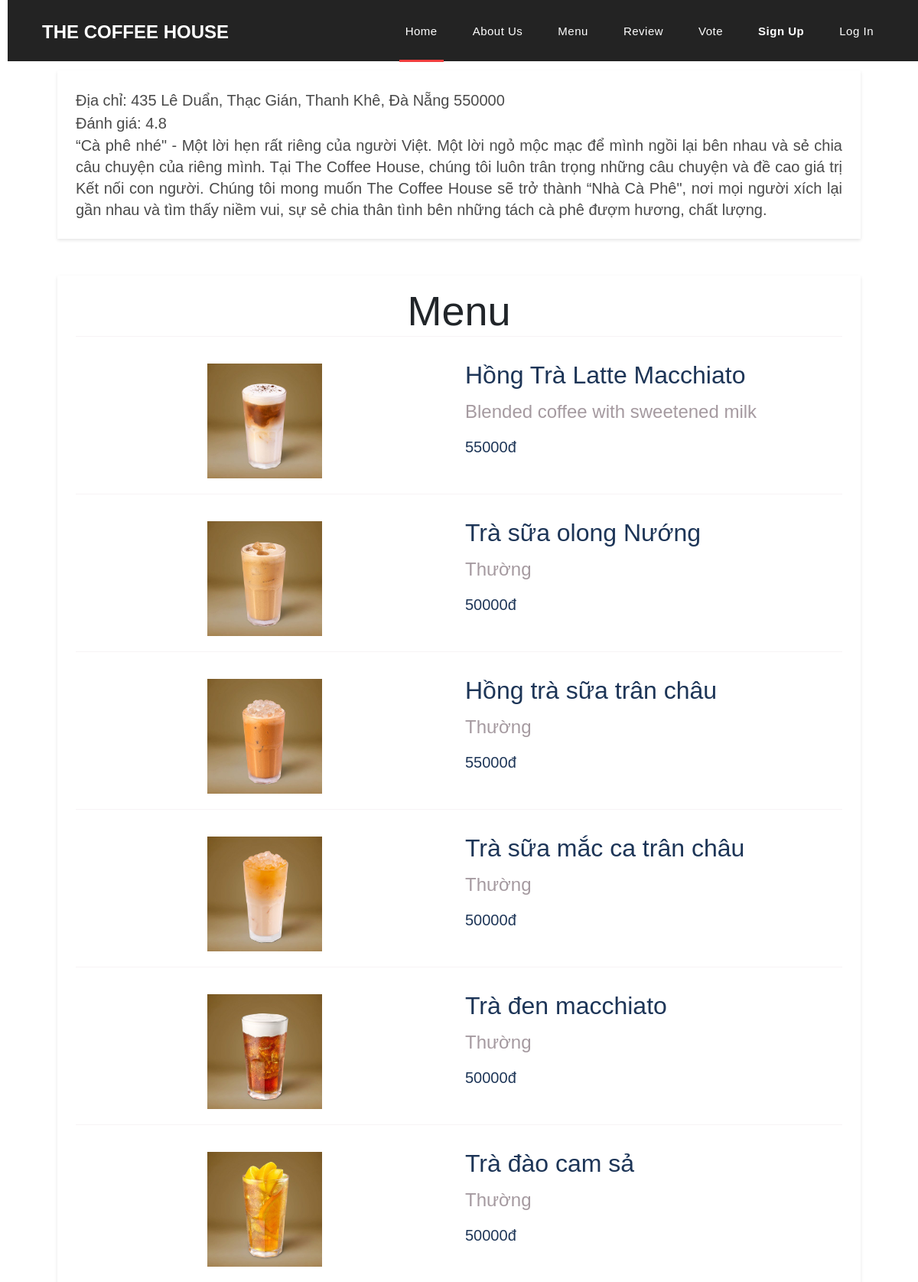
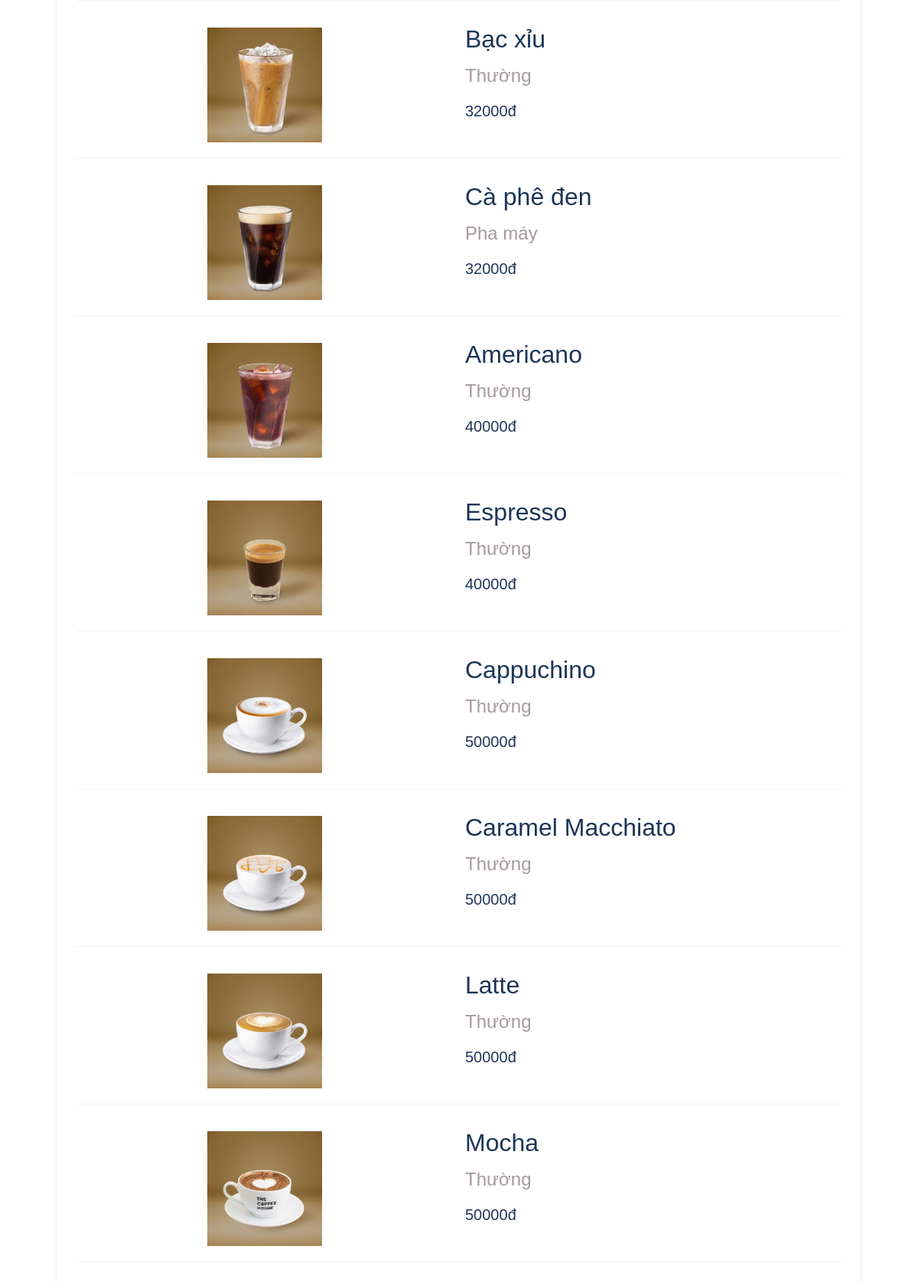
The page /reviews/4/ (upper part) on the database its author committed (2 pictures, top to bottom).
### reviews/models.py (models this page shows)
class CoffeeBar(models.Model):
    name = models.CharField(max_length=255)
    summary = models.TextField(null=True)
    description = models.TextField()
    address = models.TextField(blank=False, null=False)
    image = models.ImageField(upload_to="coffee_bars", null=True)
    avg_vote = models.DecimalField(max_digits=3, decimal_places=1, default=0)
    created_at = models.DateTimeField(auto_now_add=True)

class Menu(models.Model):
    coffee_bar = models.ForeignKey(CoffeeBar, on_delete=models.CASCADE)
    name = models.CharField(null=False, blank=False, max_length=255)
    price = models.DecimalField(max_digits=10, decimal_places=0)
    image = models.ImageField(upload_to='menus', null=True, blank=True)
    description = models.CharField(null=True, max_length=255, blank=True)

### reviews/views.py (the view)
# urls.py: path('<int:coffee_bar_id>/', coffee_bars_detail, name='detail'),
def coffee_bars_detail(request, coffee_bar_id):
    coffee_bar = get_object_or_404(CoffeeBar, pk=coffee_bar_id)
    reviews = Review.objects.filter(coffee_bar__id=coffee_bar_id)
    if request.method == 'POST':
        form = ReviewForm(request.POST)
        if form.is_valid():
            description = form.cleaned_data['description']
            rating = form.cleaned_data['rating']
            r = Review(author=request.user, coffee_bar=coffee_bar, vote=rating, description=description)
            r.save()
            count = 0
            voted = 0
            for review in reviews:
                voted += review.vote
                count += 1
            coffee_bar.avg_vote = round((voted / count), 1)
            coffee_bar.save()
    else:
        form = ReviewForm()
    context = {
        'coffee_bar': coffee_bar,
        'reviews': reviews,
        "auth": request.user,
        "form": form
    }
    return render(request, 'reviews/coffee_bars_detail.html', context)

### reviews/templates/reviews/coffee_bars_detail.html (shortened to what this page needs)
{% load static %}
{% block head %}
    <link rel="stylesheet" type="text/css" href="{% static 'reviews/style.css' %}">
    <link href="{% static 'reviews/vendor/bootstrap/css/bootstrap.min.css' %}" rel="stylesheet">
    <link rel="stylesheet" href="{% static 'reviews/assets/css/fontawesome.css' %}">
    <link rel="stylesheet" href="{% static 'reviews/assets/css/templatemo-sixteen.css' %}">
    <link rel="stylesheet" href="assets/css/owl.css">
    <header class="">
      <nav class="navbar navbar-expand-lg">
        <div class="container">
          <a class="navbar-brand"><h2>{{ coffee_bar.name }}</h2></a>
          <div class="collapse navbar-collapse" id="navbarResponsive">
            <ul class="navbar-nav ml-auto">
              <li class="nav-item active">
                <a class="nav-link" href="{% url 'reviews:home' %}">Home</a>
              </li>
              <li class="nav-item">
                <a class="nav-link" href="#about_id">About Us</a>
              </li>
              <li class="nav-item">
                <a class="nav-link" href="#menu_id">Menu</a>
              </li>
              <li class="nav-item">
                <a class="nav-link" href="#review_id">Review</a>
              </li>
              <li class="nav-item">
                <a class="nav-link" href="#vote_id">Vote</a>
              </li>
              {% if auth.is_authenticated %}
                    <li class="nav-item">
                        <a class="nav-link"><strong>{{ auth.first_name }} {{ auth.last_name }}</strong></a>
                    </li>
                    <li class="nav-item">
                        <a class="nav-link" href="{% url 'reviews:logout' %}">Sign out</a>
                    </li>
                {% else %}
                    <li class="nav-item">
                        <a class="nav-link" href="{% url 'reviews:register' %}"><strong>Sign up</strong></a>
                    </li>
                    <li class="nav-item">
                        <a class="nav-link" href="{% url 'reviews:login' %}">Log in</a>
                    </li>
                {% endif %}
            </ul>
          </div>
        </div>
      </nav>
    </header>
{% endblock head %}
{% block content %}
<div>
    <h1>{{ coffee_bar.name }}</h1><br>
</div>
<div id="about_id" class="shadow-2xl bg-white rounded-md mb-5 px-4 py-4">
	<div >
		<p class="address">Địa chỉ: {{ coffee_bar.address }}</p>
		<p class="vote">Đánh giá: <strong>{{ coffee_bar.avg_vote }}</strong></p>
		<p class="coffee-bar-description">{{ coffee_bar.description }}</p>
	</div>
</div>
 <div id="menu_id" class="shadow-2xl bg-white rounded-md mb-5 px-4 py-4">
	<h1 class="text-black font-bold">Menu</h1>
		{% for menu in coffee_bar.menu_set.all %}
		<div class="item">
			<div class="coffee-img">
            <img class="img-item" src="{{ menu.image.url }}" width="150px" height="auto">
			</div>
			<div class="item_menu">
				<label class="name" for="menu{{ forloop.counter }}">{{ menu.name }}</label>
				<label class="description" for="menu{{ forloop.counter }}">{{ menu.description }}</label>
				<label class="price" for="menu{{ forloop.counter }}">{{ menu.price }}đ</label>
			</div>
		</div>
		{% endfor %}
</div>
{% endblock content %}

### reviews/static/reviews/style.css (style rules this page uses)
.address, .vote, .summary { line-height: 30px; }
.shadow-2xl { max-width: 1050px; margin: 20px auto; padding: 32px; background: white; box-shadow: 0 2px 4px rgba(0, 0, 0, 0.1); }
.text-black { text-decoration: none; }
.coffee-bar-description { line-height: 140%; text-align: justify; }
h1 { color: #1d3557; }
.font-bold { text-align: center; font-size: 54px; margin-top: -10px !important; }
.item { line-height: 40px; color: #1d3557; display: grid; grid-template-columns: repeat(2, 1fr); grid-column-gap: 1em; padding-top: 15px; }
.item:not(:first-child) { border-top: 0.5px outset #f7f3f5; }
.coffee-img { margin: 20px auto; }
.item_menu { display: flex; flex-direction: column; line-height: 39px; margin-top: 16px; }
.name { font-size: 32px; }
.description { font-size: 24px; color: #a59aa0; }
.price, .address, .vote, .summary, .coffee-bar-description, .user-name { font-size: 20px; }
ul { color: red; margin-left: 42px !important; }

### reviews/static/reviews/assets/css/templatemo-sixteen.css (style rules this page uses)
p { margin-bottom: 0px; font-size: 14px; font-weight: 300; color: #4a4a4a; line-height: 24px; }
a { text-decoration: none!important; }
ul { padding: 0; margin: 0; list-style: none; }
h1,h2,h3,h4,h5,h6 { margin: 0px; }
header { position: absolute; z-index: 99999; width: 100%; height: 80px; background-color: #232323; -webkit-transition: all 0.3s ease-in-out 0s; -moz-transition: all 0.3s ease-in-out 0s; -o-transition: all 0.3s ease-in-out 0s; transition: all 0.3s ease-in-out 0s; }
header .navbar { padding: 17px 0px; }
.navbar .navbar-brand { float: left; margin-top: -12px; outline: none; }
.navbar .navbar-brand h2 { color: #fff; text-transform: uppercase; font-size: 24px; font-weight: 700; -webkit-transition: all .3s ease 0s; -moz-transition: all .3s ease 0s; -o-transition: all .3s ease 0s; transition: all .3s ease 0s; }
#navbarResponsive { z-index: 999; }
.navbar-collapse { text-align: center; }
.navbar .navbar-nav .nav-item { margin: 0px 15px; }
.navbar .navbar-nav a.nav-link { text-transform: capitalize; font-size: 15px; font-weight: 500; letter-spacing: 0.5px; color: #fff; transition: all 0.5s; margin-top: 5px; }
.navbar .navbar-nav .nav-link:hover, .navbar .navbar-nav .active>.nav-link, .navbar .navbar-nav .nav-link.active, .navbar .navbar-nav .nav-link.show, .navbar .navbar-nav .show>.nav-link { color: #fff; padding-bottom: 25px; border-bottom: 3px solid #f33f3f; }

### rows shown on the page
CoffeeBar: name "THE COFFEE HOUSE", address "435 Lê Duẩn, Thạc Gián, Thanh Khê, Đà Nẵng 550000", avg_vote "4.8", description "“Cà phê nhé\" - Một lời hẹn rất riêng của người Việt. Một lời ngỏ mộc mạc để mình ngồi lại bên nhau và sẻ chia câu chuyện của riêng mình. Tại The Coffee House, chúng tôi luôn trân trọng những câu chuyện và đề cao giá trị Kết nối con người. Chúng tôi mong muốn The Coffee House sẽ trở thành “Nhà Cà Phê\", nơi mọi người xích lại gần nhau và tìm thấy niềm vui, sự sẻ chia thân tình bên những tách cà phê đượm hương, chất lượng."
Menu: image (picture), name "Hồng Trà Latte Macchiato", description "Blended coffee with sweetened milk", price "55000"
Menu: image (picture), name "Trà sữa olong Nướng", description "Thường", price "50000"
Menu: image (picture), name "Hồng trà sữa trân châu", description "Thường", price "55000"
Menu: image (picture), name "Trà sữa mắc ca trân châu", description "Thường", price "50000"
Menu: image (picture), name "Trà đen macchiato", description "Thường", price "50000"
Menu: image (picture), name "Trà đào cam sả", description "Thường", price "50000"
Menu: image (picture), name "Bạc xỉu", description "Thường", price "32000"
Menu: image (picture), name "Cà phê đen", description "Pha máy", price "32000"
Menu: image (picture), name "Americano", description "Thường", price "40000"
Menu: image (picture), name "Espresso", description "Thường", price "40000"
Menu: image (picture), name "Cappuchino", description "Thường", price "50000"
Menu: image (picture), name "Caramel Macchiato", description "Thường", price "50000"
Menu: image (picture), name "Latte", description "Thường", price "50000"
Menu: image (picture), name "Mocha", description "Thường", price "50000"
